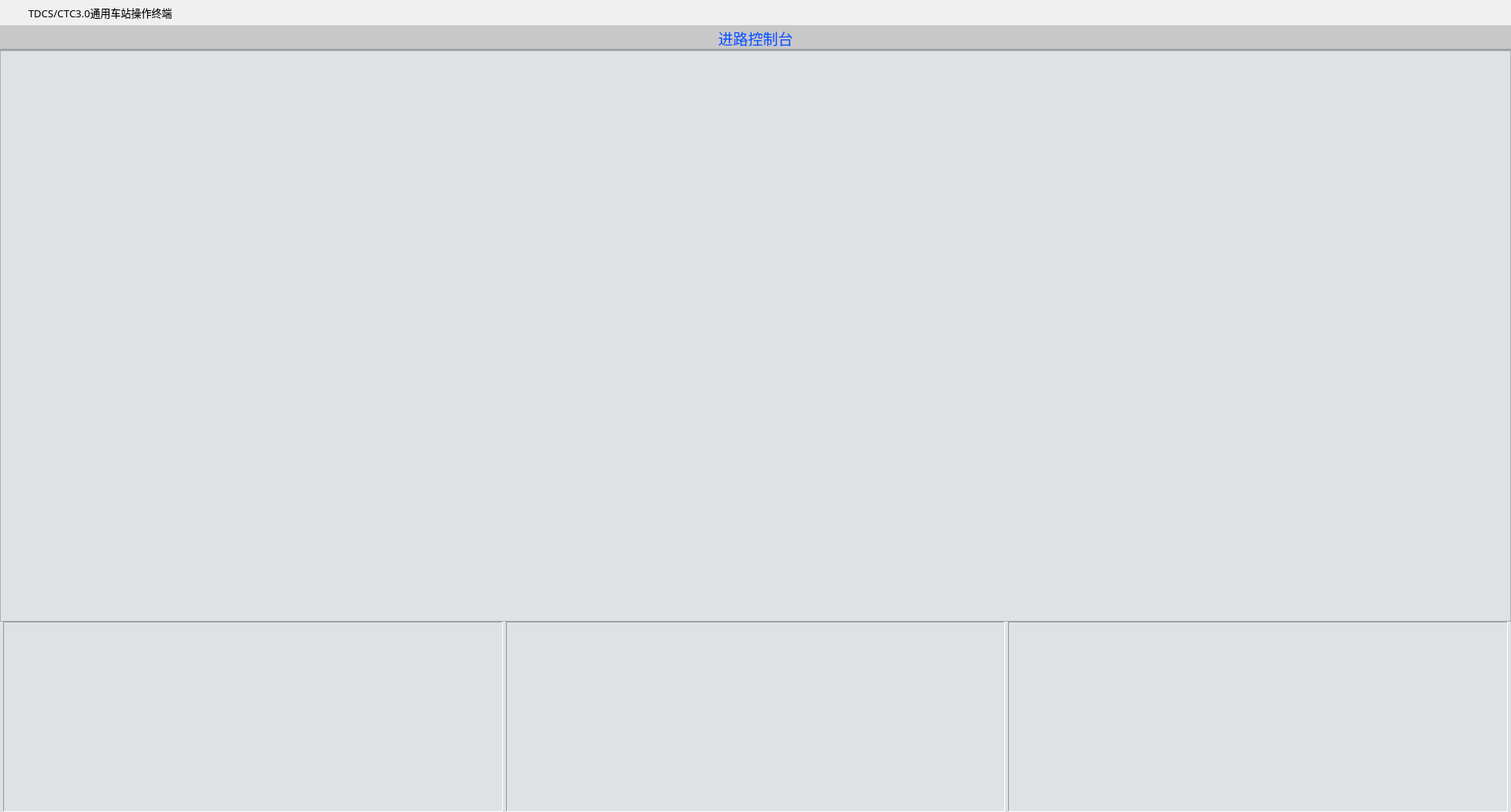
<?xml version="1.0" encoding="UTF-8"?>
<ui version="4.0">
 <class>ZXBWindow</class>
 <widget class="QMainWindow" name="ZXBWindow">
  <property name="geometry">
   <rect>
    <x>0</x>
    <y>0</y>
    <width>1920</width>
    <height>1032</height>
   </rect>
  </property>
  <property name="windowTitle">
   <string>TDCS/CTC3.0通用车站操作终端</string>
  </property>
  <property name="styleSheet">
   <string notr="true">QScrollBar:vertical {
 	width: 16px;
	background-color: rgb(222, 226, 229);
}

QScrollBar::handle:vertical {
	background-color: rgba(160, 160, 160, 240);
	min-height: 24px;
	border-radius:3px; 
	margin: 10px 5px 10px 5px;
}

QScrollBar::handle:vertical:hover,
QScrollBar::handle:vertical:pressed {
	background-color: rgba(160, 160, 160, 240);
	min-height: 24px;
 	border-radius: 3px;
	margin: 10px 5px 10px 5px;
}

QScrollBar::sub-page:vertical {
      background-color: rgb(222, 226, 229);
}

QScrollBar::add-page:vertical {
      background-color: rgb(222, 226, 229);
}

QScrollBar::sub-line:vertical {
      border: none;
}

QScrollBar::add-line:vertical {
      border: none;
}


QScrollBar:horizontal {
 	height: 16px;
	background-color: rgb(222, 226, 229);
}

QScrollBar::handle:horizontal {
	background-color: rgba(160, 160, 160, 240);
	border-radius:3px; 
	margin: 5px 10px 5px 10px;
}

QScrollBar::handle:horizontal:hover,
QScrollBar::handle:horizontal:pressed {
	background-color: rgba(160, 160, 160, 240);
 	border-radius: 3px;
	margin: 5px 10px 5px 10px;
}

QScrollBar::sub-page:horizontal {
	background-color: rgb(222, 226, 229);
}

QScrollBar::add-page:horizontal {
	background-color: rgb(222, 226, 229);
}

QScrollBar::sub-line:horizontal  {
      border: none;
}

QScrollBar::add-line:horizontal  {
      border: none;
}
</string>
  </property>
  <widget class="QWidget" name="centralwidget">
   <property name="styleSheet">
    <string notr="true">background-color: rgb(222, 226, 229);</string>
   </property>
   <layout class="QVBoxLayout" name="verticalLayout" stretch="0,0,0,0">
    <property name="spacing">
     <number>0</number>
    </property>
    <property name="leftMargin">
     <number>0</number>
    </property>
    <property name="topMargin">
     <number>0</number>
    </property>
    <property name="rightMargin">
     <number>0</number>
    </property>
    <property name="bottomMargin">
     <number>0</number>
    </property>
    <item>
     <widget class="QWidget" name="topWidget" native="true">
      <property name="minimumSize">
       <size>
        <width>0</width>
        <height>32</height>
       </size>
      </property>
      <property name="maximumSize">
       <size>
        <width>16777215</width>
        <height>32</height>
       </size>
      </property>
      <property name="styleSheet">
       <string notr="true">background-color: rgb(240, 240, 240);</string>
      </property>
      <layout class="QHBoxLayout" name="horizontalLayout_2">
       <property name="spacing">
        <number>8</number>
       </property>
       <property name="leftMargin">
        <number>4</number>
       </property>
       <property name="topMargin">
        <number>0</number>
       </property>
       <property name="rightMargin">
        <number>0</number>
       </property>
       <property name="bottomMargin">
        <number>0</number>
       </property>
       <item>
        <widget class="QLabel" name="label">
         <property name="enabled">
          <bool>true</bool>
         </property>
         <property name="minimumSize">
          <size>
           <width>24</width>
           <height>24</height>
          </size>
         </property>
         <property name="maximumSize">
          <size>
           <width>24</width>
           <height>24</height>
          </size>
         </property>
         <property name="styleSheet">
          <string notr="true">image: url(:/res/T3.png);</string>
         </property>
         <property name="text">
          <string/>
         </property>
        </widget>
       </item>
       <item>
        <widget class="QLabel" name="label_2">
         <property name="font">
          <font>
           <family>微软雅黑</family>
           <pointsize>10</pointsize>
          </font>
         </property>
         <property name="text">
          <string>TDCS/CTC3.0通用车站操作终端</string>
         </property>
        </widget>
       </item>
       <item>
        <spacer name="horizontalSpacer">
         <property name="orientation">
          <enum>Qt::Horizontal</enum>
         </property>
         <property name="sizeHint" stdset="0">
          <size>
           <width>40</width>
           <height>20</height>
          </size>
         </property>
        </spacer>
       </item>
       <item>
        <layout class="QHBoxLayout" name="horizontalLayout_3">
         <property name="spacing">
          <number>0</number>
         </property>
         <property name="leftMargin">
          <number>0</number>
         </property>
         <item>
          <widget class="QPushButton" name="pushButton_2">
           <property name="minimumSize">
            <size>
             <width>32</width>
             <height>32</height>
            </size>
           </property>
           <property name="maximumSize">
            <size>
             <width>32</width>
             <height>32</height>
            </size>
           </property>
           <property name="styleSheet">
            <string notr="true">QPushButton{
	background-color: rgb(240, 240, 240);
	border:none;
	image: url(:/res/Recovery1.png);
}
QPushButton:hover{
	image: url(:/res/Recovery2.png);
}
QPushButton:pressed{
	image: url(:/res/Recovery3.png);
}</string>
           </property>
           <property name="text">
            <string/>
           </property>
          </widget>
         </item>
         <item>
          <widget class="QPushButton" name="pushButton">
           <property name="minimumSize">
            <size>
             <width>32</width>
             <height>32</height>
            </size>
           </property>
           <property name="maximumSize">
            <size>
             <width>32</width>
             <height>32</height>
            </size>
           </property>
           <property name="styleSheet">
            <string notr="true">QPushButton{
	background-color: rgb(240, 240, 240);
	border:none;
	image: url(:/res/MaxWnd1.png);
}
QPushButton:hover{
	image: url(:/res/MaxWnd2.png);
}
QPushButton:pressed{
	image: url(:/res/MaxWnd3.png);
}</string>
           </property>
           <property name="text">
            <string/>
           </property>
          </widget>
         </item>
         <item>
          <widget class="QPushButton" name="closeButton">
           <property name="minimumSize">
            <size>
             <width>32</width>
             <height>32</height>
            </size>
           </property>
           <property name="maximumSize">
            <size>
             <width>32</width>
             <height>32</height>
            </size>
           </property>
           <property name="styleSheet">
            <string notr="true">QPushButton{
	background-color: rgb(240, 240, 240);
	border:none;
	image: url(:/res/CloseWnd1.png);
}
QPushButton:hover{
	background-color: rgb(200, 40, 30);
	image: url(:/res/CloseWnd2.png);
}
QPushButton:pressed{
	background-color: rgb(180, 40, 35);
	image: url(:/res/CloseWnd2.png);
}</string>
           </property>
           <property name="text">
            <string/>
           </property>
          </widget>
         </item>
        </layout>
       </item>
      </layout>
     </widget>
    </item>
    <item>
     <widget class="QLabel" name="tittleLabel">
      <property name="minimumSize">
       <size>
        <width>0</width>
        <height>32</height>
       </size>
      </property>
      <property name="maximumSize">
       <size>
        <width>16777215</width>
        <height>32</height>
       </size>
      </property>
      <property name="font">
       <font>
        <family>微软雅黑</family>
        <pointsize>14</pointsize>
       </font>
      </property>
      <property name="styleSheet">
       <string notr="true">background-color: rgb(200, 200, 200);
color: rgb(0, 85, 255);
border-bottom:2px solid rgb(160, 160, 160);</string>
      </property>
      <property name="text">
       <string>进路控制台</string>
      </property>
      <property name="alignment">
       <set>Qt::AlignCenter</set>
      </property>
     </widget>
    </item>
    <item>
     <widget class="QScrollArea" name="scrollArea">
      <property name="widgetResizable">
       <bool>true</bool>
      </property>
      <widget class="ZXBTrackWidget" name="widget">
       <property name="geometry">
        <rect>
         <x>0</x>
         <y>0</y>
         <width>1918</width>
         <height>724</height>
        </rect>
       </property>
      </widget>
     </widget>
    </item>
    <item>
     <widget class="QWidget" name="horizontalWidget" native="true">
      <layout class="QHBoxLayout" name="horizontalLayout">
       <property name="spacing">
        <number>4</number>
       </property>
       <property name="leftMargin">
        <number>4</number>
       </property>
       <property name="topMargin">
        <number>0</number>
       </property>
       <property name="rightMargin">
        <number>4</number>
       </property>
       <property name="bottomMargin">
        <number>0</number>
       </property>
       <item>
        <widget class="QFrame" name="frame">
         <property name="frameShape">
          <enum>QFrame::Panel</enum>
         </property>
         <property name="frameShadow">
          <enum>QFrame::Sunken</enum>
         </property>
         <layout class="QVBoxLayout" name="verticalLayout_2">
          <property name="spacing">
           <number>0</number>
          </property>
          <property name="leftMargin">
           <number>0</number>
          </property>
          <property name="topMargin">
           <number>0</number>
          </property>
          <property name="rightMargin">
           <number>0</number>
          </property>
          <property name="bottomMargin">
           <number>0</number>
          </property>
          <item>
           <widget class="ZXBRouteWidget" name="widget_2" native="true">
            <property name="minimumSize">
             <size>
              <width>360</width>
              <height>240</height>
             </size>
            </property>
            <property name="styleSheet">
             <string notr="true"/>
            </property>
           </widget>
          </item>
         </layout>
        </widget>
       </item>
       <item>
        <widget class="QFrame" name="frame_3">
         <property name="frameShape">
          <enum>QFrame::Panel</enum>
         </property>
         <property name="frameShadow">
          <enum>QFrame::Sunken</enum>
         </property>
         <layout class="QVBoxLayout" name="verticalLayout_4">
          <property name="spacing">
           <number>0</number>
          </property>
          <property name="leftMargin">
           <number>0</number>
          </property>
          <property name="topMargin">
           <number>0</number>
          </property>
          <property name="rightMargin">
           <number>0</number>
          </property>
          <property name="bottomMargin">
           <number>0</number>
          </property>
          <item>
           <widget class="ZXBShuntWidget" name="widget_4" native="true">
            <property name="minimumSize">
             <size>
              <width>360</width>
              <height>240</height>
             </size>
            </property>
           </widget>
          </item>
         </layout>
        </widget>
       </item>
       <item>
        <widget class="QFrame" name="frame_2">
         <property name="frameShape">
          <enum>QFrame::Panel</enum>
         </property>
         <property name="frameShadow">
          <enum>QFrame::Sunken</enum>
         </property>
         <layout class="QVBoxLayout" name="verticalLayout_3">
          <property name="spacing">
           <number>0</number>
          </property>
          <property name="leftMargin">
           <number>0</number>
          </property>
          <property name="topMargin">
           <number>0</number>
          </property>
          <property name="rightMargin">
           <number>0</number>
          </property>
          <property name="bottomMargin">
           <number>0</number>
          </property>
          <item>
           <widget class="ZXBFLWidget" name="widget_3" native="true">
            <property name="minimumSize">
             <size>
              <width>360</width>
              <height>240</height>
             </size>
            </property>
            <property name="styleSheet">
             <string notr="true"/>
            </property>
           </widget>
          </item>
         </layout>
        </widget>
       </item>
      </layout>
     </widget>
    </item>
   </layout>
  </widget>
 </widget>
 <customwidgets>
  <customwidget>
   <class>ZXBRouteWidget</class>
   <extends>QWidget</extends>
   <header location="global">ZXBWindow/zxbroutewidget.h</header>
   <container>1</container>
  </customwidget>
  <customwidget>
   <class>ZXBFLWidget</class>
   <extends>QWidget</extends>
   <header>ZXBWindow/zxbflwidget.h</header>
   <container>1</container>
  </customwidget>
  <customwidget>
   <class>ZXBTrackWidget</class>
   <extends>QWidget</extends>
   <header>ZXBWindow/zxbtrackwidget.h</header>
   <container>1</container>
  </customwidget>
  <customwidget>
   <class>ZXBShuntWidget</class>
   <extends>QWidget</extends>
   <header location="global">ZXBWindow/zxbshuntwidget.h</header>
   <container>1</container>
  </customwidget>
 </customwidgets>
 <resources/>
 <connections/>
</ui>
